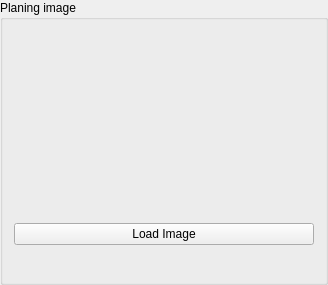
         <widget class="QGroupBox" name="groupBox_18">
          <property name="sizePolicy">
           <sizepolicy hsizetype="Preferred" vsizetype="MinimumExpanding">
            <horstretch>0</horstretch>
            <verstretch>0</verstretch>
           </sizepolicy>
          </property>
          <property name="title">
           <string>Planing image</string>
          </property>
          <layout class="QVBoxLayout" name="verticalLayout">
           <item>
            <widget class="matplotlibWidget" name="Graybar_Moving" native="true">
             <property name="enabled">
              <bool>true</bool>
             </property>
             <property name="sizePolicy">
              <sizepolicy hsizetype="Minimum" vsizetype="Maximum">
               <horstretch>0</horstretch>
               <verstretch>0</verstretch>
              </sizepolicy>
             </property>
             <property name="minimumSize">
              <size>
               <width>0</width>
               <height>80</height>
              </size>
             </property>
             <property name="maximumSize">
              <size>
               <width>1000000</width>
               <height>100</height>
              </size>
             </property>
            </widget>
           </item>
           <item>
            <widget class="matplotlibWidget" name="Display_Moving" native="true">
             <property name="enabled">
              <bool>true</bool>
             </property>
             <property name="sizePolicy">
              <sizepolicy hsizetype="Expanding" vsizetype="Minimum">
               <horstretch>0</horstretch>
               <verstretch>0</verstretch>
              </sizepolicy>
             </property>
             <property name="minimumSize">
              <size>
               <width>300</width>
               <height>100</height>
              </size>
             </property>
             <property name="maximumSize">
              <size>
               <width>1000000</width>
               <height>1000000</height>
              </size>
             </property>
            </widget>
           </item>
           <item>
            <widget class="QPushButton" name="Button_load_moving">
             <property name="maximumSize">
              <size>
               <width>16777215</width>
               <height>25</height>
              </size>
             </property>
             <property name="text">
              <string>Load Image</string>
             </property>
            </widget>
           </item>
           <item>
            <widget class="QLabel" name="Label_Moving">
             <property name="sizePolicy">
              <sizepolicy hsizetype="Preferred" vsizetype="Minimum">
               <horstretch>0</horstretch>
               <verstretch>0</verstretch>
              </sizepolicy>
             </property>
             <property name="minimumSize">
              <size>
               <width>0</width>
               <height>20</height>
              </size>
             </property>
             <property name="maximumSize">
              <size>
               <width>16777215</width>
               <height>40</height>
              </size>
             </property>
             <property name="text">
              <string/>
             </property>
            </widget>
           </item>
          </layout>
         </widget>
